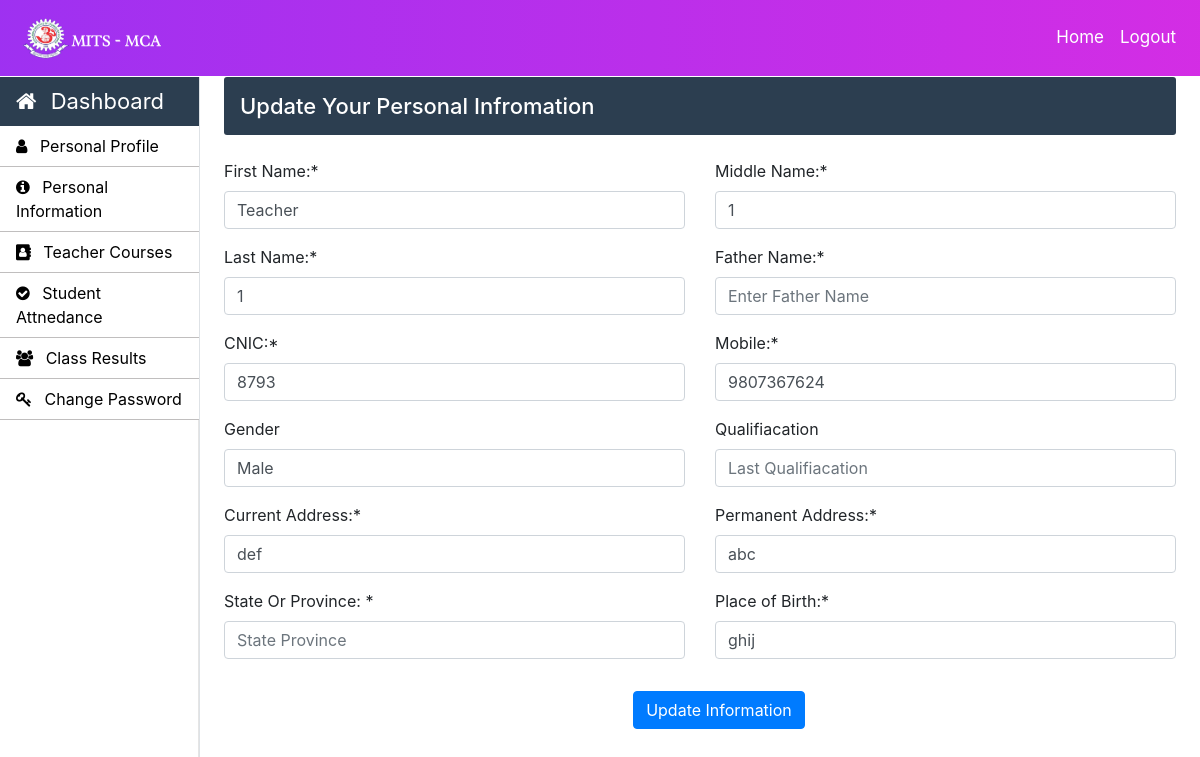
The page /Teacher/teacher-personal-information.php (signed in) on the database its author committed.
### tables this page shows
CREATE TABLE `teacher_info` (
  `teacher_id` int(11) NOT NULL,
  `first_name` varchar(30) NOT NULL,
  `middle_name` varchar(30) NOT NULL,
  `last_name` varchar(30) NOT NULL,
  `father_name` varchar(50) NOT NULL,
  `email` varchar(30) NOT NULL,
  `phone_no` varchar(11) NOT NULL,
  `profile_image` blob NOT NULL,
  `teacher_status` varchar(10) NOT NULL,
  `application_status` varchar(10) NOT NULL,
  `cnic` varchar(15) NOT NULL,
  `dob` varchar(15) NOT NULL,
  `other_phone` int(11) NOT NULL,
  `gender` varchar(10) NOT NULL,
  `permanent_address` varchar(100) NOT NULL,
  `current_address` varchar(100) NOT NULL,
  `place_of_birth` varchar(50) NOT NULL,
  `matric_complition_date` varchar(10) NOT NULL,
  `matric_awarded_date` varchar(10) NOT NULL,
  `matric_certificate` varchar(100) NOT NULL,
  `fa_complition_date` varchar(10) NOT NULL,
  `fa_awarded_date` varchar(10) NOT NULL,
  `fa_certificate` varchar(100) NOT NULL,
  `ba_complition_date` varchar(10) NOT NULL,
  `ba_awarded_date` varchar(10) NOT NULL,
  `ba_certificate` varchar(100) NOT NULL,
  `ma_complition_date` varchar(10) NOT NULL,
  `ma_awarded_date` varchar(100) NOT NULL,
  `ma_certificate` varchar(101) NOT NULL,
  `last_qualification` varchar(20) NOT NULL,
  `state` varchar(20) NOT NULL,
  `hire_date` varchar(10) NOT NULL
);

### Teacher/teacher-personal-information.php (the view, shortened to what this page needs)
<?php
		require_once "../connection/connection.php";
	?>
<!doctype html>
<html lang="en">
	<head>
	</head>
	<body>
		<?php include('../common/common-header.php') ?>
		<?php include('../common/teacher-sidebar.php') ?>
		<main role="main" class="col-xl-10 col-lg-9 col-md-8 ml-sm-auto px-md-4 main-background mb-2 w-100">
			<div class="sub-main">
				<div class="text-center d-flex flex-wrap flex-md-nowrap pt-3 pb-2 mb-4 text-white admin-dashboard pl-3">
					<h4 class="">Update Your Personal Infromation</h4>
				</div>
				<div class="row">
					<div class="col-lg-12 col-md-12">
						<form action="teacher-personal-information.php" method="post">
							<?php $teacher_id=$_SESSION['LoginTeacher'];
								$query="select * from teacher_info where email='$teacher_id'";
								$run=mysqli_query($con,$query);
								while ($row=mysqli_fetch_array($run)) {?>
							<div class="row">
								<div class="col-md-6">
									<div class="form-group">
										<label for="exampleInputEmail1">First Name:*</label>
										<input type="text" class="form-control" name="first_name" value=<?php echo $row['first_name'] ?>>
									</div>
								</div>
								<div class="col-md-6">
									<div class="form-group">
										<label for="exampleInputPassword1">Middle Name:*</label>
										<input type="text" class="form-control" name="middle_name"value=<?php echo $row['middle_name'] ?>>
									</div>
								</div>
							</div>
							<div class="row">
								<div class="col-md-6">
									<div class="form-group">
										<label for="exampleInputEmail1">Last Name:*</label>
										<input type="text" class="form-control" name="last_name"value=<?php echo $row['last_name'] ?>>
									</div>
								</div>
								<div class="col-md-6">
									<div class="form-group">
										<label for="exampleInputPassword1">Father Name:*</label>
										<input type="text" class="form-control" name="father_name"  placeholder="Enter Father Name" value=<?php echo $row['father_name'] ?>>
									</div>
								</div>
							</div>
							<div class="row">
								<div class="col-md-6">
									<div class="form-group">
										<label for="exampleInputEmail1">CNIC:*</label>
										<input type="text" class="form-control" name="cnic" placeholder="Enter CNIC"value=<?php echo $row['cnic'] ?>>
									</div>
								</div>
								<div class="col-md-6">
									<div class="form-group">
										<label for="exampleInputPassword1">Mobile:*</label>
										<input type="text" class="form-control" name="phone_no"  value=<?php echo $row['phone_no'] ?>>
									</div>
								</div>
							</div>
							<div class="row">
								<div class="col-md-6">
									<div class="form-group">
										<label for="exampleInputEmail1">Gender</label>
										<input type="text" class="form-control" name="gender" value=<?php echo $row['gender'] ?>>
									</div>
								</div>
								<div class="col-md-6">
									<div class="form-group">
										<label for="exampleInputPassword1">Qualifiacation</label>
										<input type="text" class="form-control" name="last_qualification"  placeholder="Last Qualifiacation" value=<?php echo $row['last_qualification'] ?>>
									</div>
								</div>
							</div>
							<div class="row">
								<div class="col-md-6">
									<div class="form-group">
										<label for="exampleInputEmail1">Current Address:*</label>
										<input type="text" class="form-control" name="current_address" value=<?php echo $row['current_address'] ?>>
									</div>
								</div>
								<div class="col-md-6">
									<div class="form-group">
										<label for="exampleInputPassword1">Permanent Address:*</label>
										<input type="text" class="form-control" name=" permanent_address"  value=<?php echo $row['permanent_address'] ?>>
									</div>
								</div>
							</div>
							<div class="row">
								<div class="col-md-6">
									<div class="form-group">
										<label for="exampleInputEmail1">State Or Province: *</label>
										<input type="text" class="form-control" name="state" placeholder="State Province" value=<?php echo $row['state'] ?>>
									</div>
								</div>
								<div class="col-md-6">
									<div class="form-group">
										<label for="exampleInputPassword1">Place of Birth:*</label>
										<input type="text" class="form-control" name="place_of_birth"  value=<?php echo $row['place_of_birth'] ?>>
									</div>
								</div>
							</div>
						<?php } ?>
							<div class="row">
								<div class="col-md-4 offset-5 mt-3">
									<button type="submit" name="sub" class="btn btn-primary">Update Information</button>
								</div>
							</div>
						</form>
					</div>
				</div>
			</div>
		</main>
	</body>
</html>

### Css/style.css (style rules this page uses)
h4 { font-size: 22px; }
.admin-dashboard { margin-top: 1px !important; background: #2c3e50 !important; border-radius: 3px; }

### rows shown on the page
teacher_info: first_name "Teacher", phone_no "9807367624", gender "Male", current_address "def", permanent_address "abc", place_of_birth "ghij"
